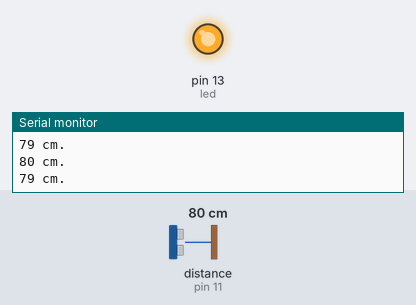
The sketch below on a simulated Arduino Uno, built with avr-gcc and run on an emulated ATmega328P. Shown: output pins drawn as LEDs (lit = HIGH), the last lines printed to the serial monitor. Wiring (inferred from the names in the program): ultrasonic range finder: trigger pin 12; echo pin 11. Dashed ring = blinking. The inputs (shaded band) are chosen by the test bench; at power-on: distance to the obstacle (sensor on pin 11) 80 cm. The echo pulse lasts 58.3 µs per cm; pins used as bus, display or sensor lines are not drawn.

Above: at 1.2 s.
1.3 s: distance to the obstacle (sensor on pin 11) set to 44 cm
3.9 s: distance to the obstacle (sensor on pin 11) set to 37 cm
At 5.5 s:
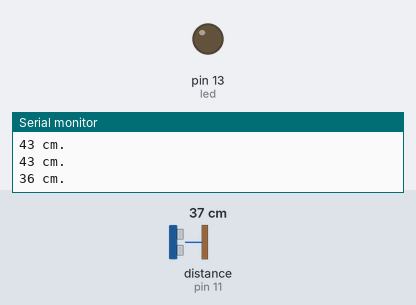
6.9 s: distance to the obstacle (sensor on pin 11) set to 60 cm
At 8.1 s:
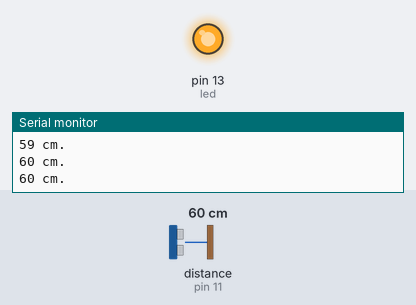
8.7 s: distance to the obstacle (sensor on pin 11) set to 35 cm
At 11.0 s:
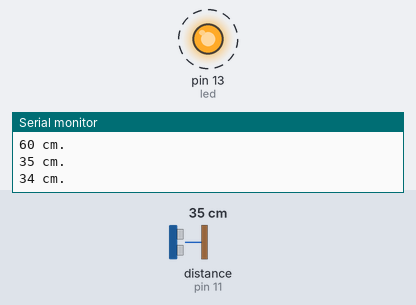
Timing chart, 0 to 12.7 s (numbered marks = the images above; inputs shaded):
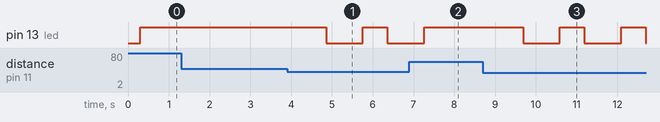

The sketch:

LED_controlado_por_sensor_ultrasonico.ino
```cpp
/*
  LED controlado por sensor ultrasonico HC-SR04
  Este sensor mide la distancia a un obstaculo en cm

*/

int trigPin = 12; // pin de disparo del pulso ultrasonico
const int echoPin = 11; //pin de medida del tiempo de rebote del pulso
int led = 13; //pin LED

void setup()
{	Serial.begin (9600); // Se inicia la comunicacion con el monitor serie
  	pinMode(trigPin, OUTPUT);
  	pinMode(echoPin, INPUT);
  	pinMode(led, OUTPUT);
}

void loop()
{	long duracion, distancia ;

	  digitalWrite(trigPin, LOW);  	// apaga el disarador del pulso ultrasonico
    delayMicroseconds(2);
    digitalWrite(trigPin, HIGH);	// Inicia el pulso ultrasonico
    delayMicroseconds(10); 		//el pulso dura 10 microsegundos
    digitalWrite(trigPin, LOW);	// apaga el pulso y espera el echo

    duracion = pulseIn(echoPin, HIGH) ;
 	  distancia = duracion / 58.28  ; // Si hay rebote del pulso calcula la distancia en cm.
    delay(300);

    Serial.println(String(distancia) + " cm."); // Herramientas-->Serial Monitor para ver la distancia

    //Según la distancia medida en cm hasta el obstaculo...
    //Determinamos diferentes frecuencias de parpadeo del LED

    if (distancia<5){
    digitalWrite ( led , HIGH) ;
    delay(20);
    digitalWrite( led , LOW) ;
    delay(20);
     } else if (distancia<10){
            digitalWrite ( led , HIGH) ;
            delay(50);
            digitalWrite( led , LOW) ;
            delay(50);
            } else if (distancia<20){
                    digitalWrite ( led , HIGH) ;
                    delay(100);
                    digitalWrite( led , LOW) ;
                    delay(100);
                    } else if (distancia<30){
                            digitalWrite ( led , HIGH) ;
                            delay(400);
                            digitalWrite( led , LOW) ;
                            delay(400);
                            } else if (distancia<40){
                                    digitalWrite ( led , HIGH) ;
                                    delay(600);
                                    digitalWrite( led , LOW) ;
                                    delay(600);
                                    } else {
                                        digitalWrite ( led , HIGH) ;
                                        }
 } //fin del loop()
```

Measured:
- the behaviour switches between 41 and 40 cm on distance to the obstacle (sensor on pin 11) (found by bisection; images 0 and 1)
- after the input at 3.9 s, pin 13 (led): HIGH → LOW after 0.96 s, → HIGH 0.90 s later, → LOW 0.60 s later
- after the input at 6.9 s, pin 13 (led): goes on until 7.3 s, then stays HIGH
- after the input at 8.7 s, pin 13 (led): alternates HIGH for 0.60 s and LOW for 0.90 s, starting after 0.99 s
